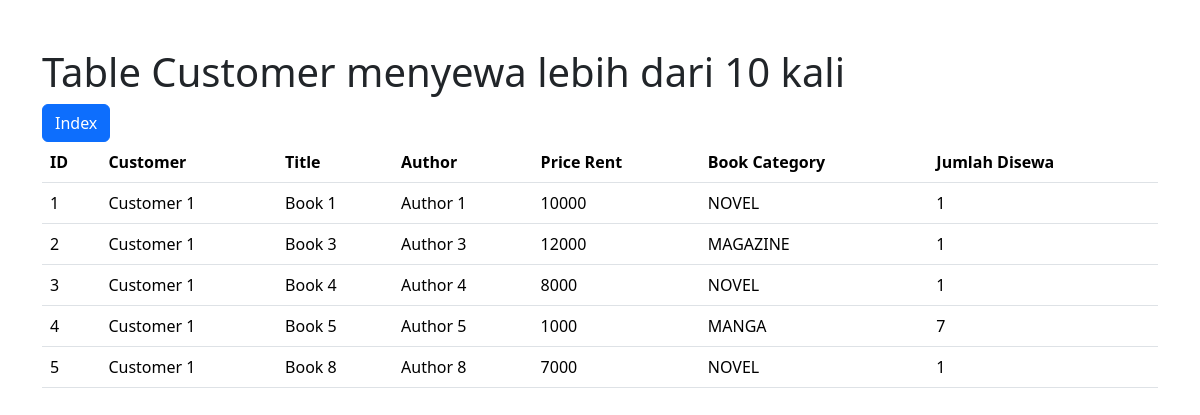
The app's page /test6/table4.php with its own data.
### tables this page shows
CREATE TABLE Buku (
    Id BIGINT PRIMARY KEY,
    Title VARCHAR(100) NOT NULL,
    Author VARCHAR(100),
    Price_rent NUMERIC CHECK (Price_rent > 0),
    Book_category VARCHAR(10) CHECK (Book_category IN ('MANGA', 'NOVEL', 'MAGAZINE'))
);

CREATE TABLE Customer (
    Id BIGINT PRIMARY KEY,
    Name VARCHAR(100) NOT NULL,
    identity_card_number VARCHAR(50) NOT NULL,
    address VARCHAR(50)
);

### test6/table4.php (the view, shortened to what this page needs)
<?php
include 'connect.php';
?>
<!doctype html>
<html lang="en">
<head>
    <link href="https://cdn.jsdelivr.net/npm/bootstrap@5.3.2/dist/css/bootstrap.min.css" rel="stylesheet"
 />
</head>
<body>
    <div class="container mt-5">
        <div class="table-responsive">
            <h1>Table Customer menyewa lebih dari 10 kali</h1>
            <a
                name=""
                id=""
                class="btn btn-primary"
                href="index.php"
                role="button"
                >Index</a
            >
            <?php
            $having10 = 'SELECT Customer.id as CustomerID, Customer.name as CustomerName, COUNT(Rent.Book_id) as RentCount
            FROM Customer
            JOIN Rent ON Rent.Customer_id = Customer.id
            GROUP BY Customer.id, Customer.name
            HAVING COUNT(Rent.Book_id) > 10
            ';
            $stmtHav10 = $conn->query($having10);
            $rowsHav10 = $stmtHav10->fetchAll(PDO::FETCH_ASSOC);
            foreach ($rowsHav10 as $key => $value) {
                $ids[] = $value['CustomerID'];
            }
            $query = '
                SELECT buku.id,Customer.id as custId, Customer.name,  buku.Title, buku.Author, buku.Price_rent, buku.Book_category, Rent.Book_id, count(buku.id) as total FROM Buku
                left join Rent on Rent.Book_id = Buku.id
                join customer on Rent.Customer_id = customer.id
                    where rent.Book_id is not  null
                    and Customer.id in (' . implode(',', $ids) . ')
                group by buku.id, customer.id
            ';
            $stmt = $conn->query($query);
            $rows = $stmt->fetchAll(PDO::FETCH_ASSOC);
            ?>
            <table class="table">
                <thead>
                    <tr>
                        <th scope="col">ID </th>
                        <th scope="col">Customer </th>
                        <th scope="col">Title</th>
                        <th scope="col">Author</th>
                        <th scope="col">Price Rent</th>
                        <th scope="col">Book Category</th>
                        <th scope="col">Jumlah Disewa</th>
                    </tr>
                </thead>
                <tbody>
                    <?php
                    foreach ($rows as $key => $value) {
                        echo '<tr>';
                        echo '<td>' . ($key + 1) . '</td>';
                        echo '<td>' . $value['name'] . '</td>';
                        echo '<td>' . $value['Title'] . '</td>';
                        echo '<td>' . $value['Author'] . '</td>';
                        echo '<td>' . $value['Price_rent'] . '</td>';
                        echo '<td>' . $value['Book_category'] . '</td>';
                        echo '<td>' . $value['total'] . '</td>';
                        echo '</tr>';
                    }
                    ?>
                </tbody>
            </table>
        </div>
    </div>
</body>
</html>

### records on screen
buku: customer.Name "Customer 1", Title "Book 1", Author "Author 1", Price_rent "10000", Book_category "NOVEL", total "1"
buku: customer.Name "Customer 1", Title "Book 3", Author "Author 3", Price_rent "12000", Book_category "MAGAZINE", total "1"
buku: customer.Name "Customer 1", Title "Book 4", Author "Author 4", Price_rent "8000", Book_category "NOVEL", total "1"
buku: customer.Name "Customer 1", Title "Book 5", Author "Author 5", Price_rent "1000", Book_category "MANGA", total "7"
buku: customer.Name "Customer 1", Title "Book 8", Author "Author 8", Price_rent "7000", Book_category "NOVEL", total "1"
